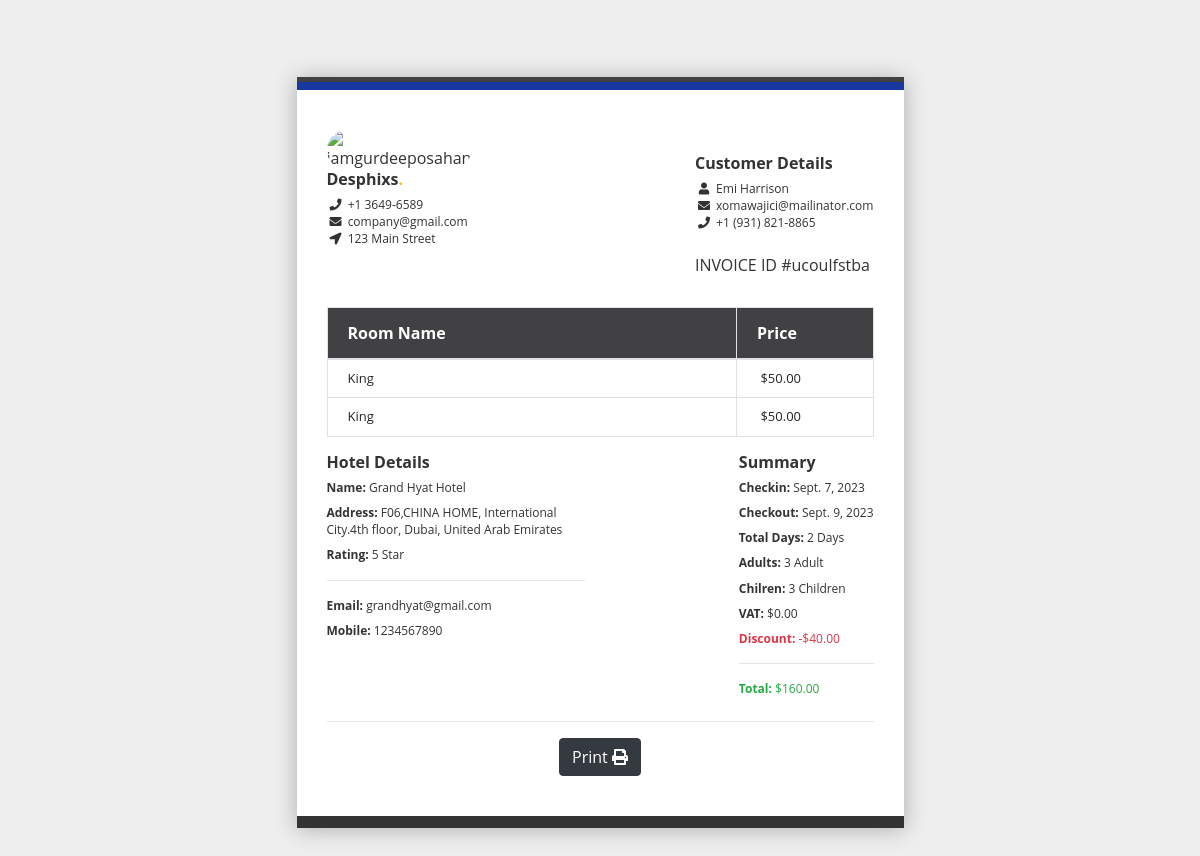
The app's page /hotel/invoice/ucoulfstba/, older data.
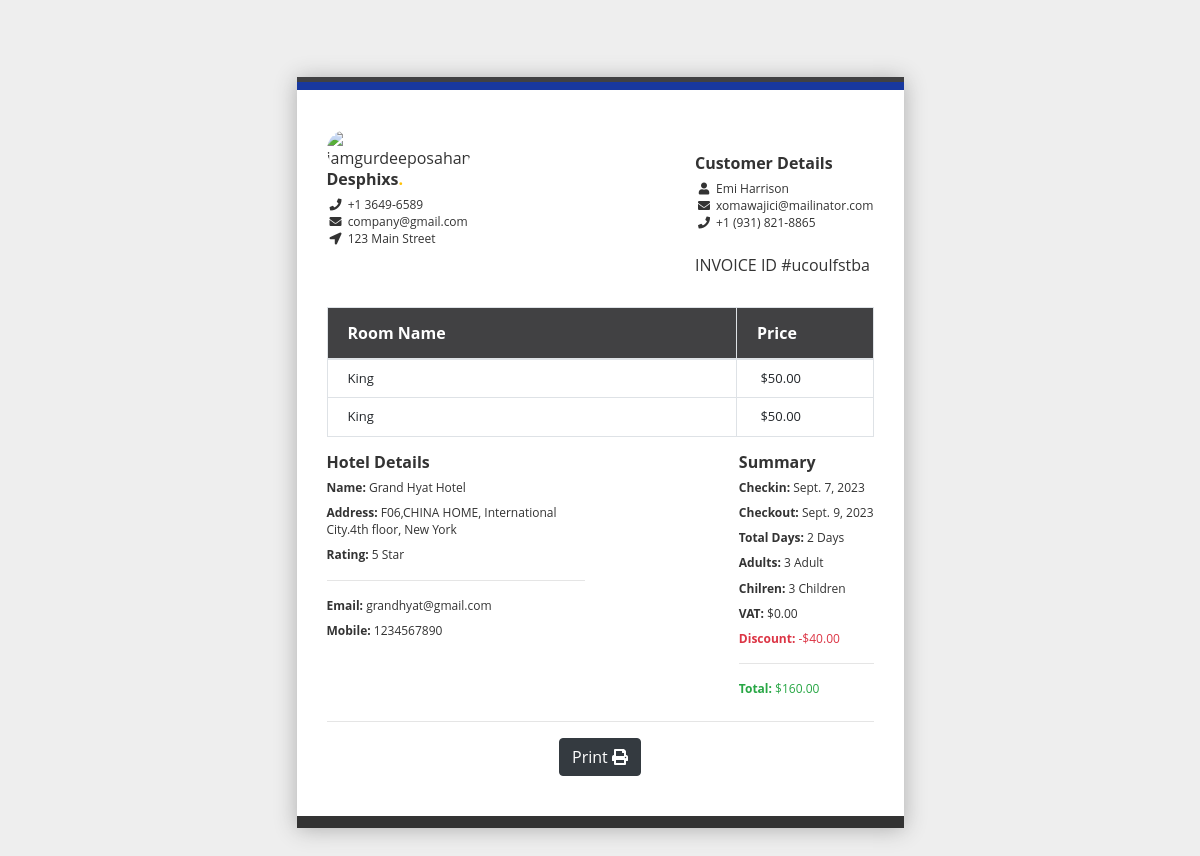
The same page, newer data.
### hotel/models.py (models this page shows, shortened)
class Booking(models.Model):
    user = models.ForeignKey(User, on_delete=models.SET_NULL, null=True, blank=True)
    payment_status = models.CharField(max_length=100, choices=PAYMENT_STATUS, default="initiated")
    full_name = models.CharField(max_length=1000, null=True, blank=True)
    email = models.EmailField(null=True, blank=True)
    phone = models.CharField(max_length=1000, null=True, blank=True)
    hotel = models.ForeignKey(Hotel, on_delete=models.SET_NULL, null=True)
    room_type = models.ForeignKey(RoomType, on_delete=models.SET_NULL, null=True)
    room = models.ManyToManyField(Room)
    before_discount = models.DecimalField(max_digits=12, decimal_places=2, default=0.00)
    total = models.DecimalField(max_digits=12, decimal_places=2, default=0.00)
    saved = models.DecimalField(max_digits=12, decimal_places=2, default=0.00)
    check_in_date = models.DateField()
    check_out_date = models.DateField()
    total_days = models.PositiveIntegerField(default=0)
    num_adults = models.PositiveIntegerField(default=1)
    num_children = models.PositiveIntegerField(default=0)
    checked_in = models.BooleanField(default=False)
    checked_out = models.BooleanField(default=False)
    is_active = models.BooleanField(default=True)
    checked_in_tracker = models.BooleanField(default=False, help_text="DO NOT CHECK THIS BOX")
    checked_out_tracker = models.BooleanField(default=False, help_text="DO NOT CHECK THIS BOX")
    date = models.DateTimeField(auto_now_add=True, null=True, blank=True)
    coupons = models.ManyToManyField("hotel.Coupon", blank=True)
    stripe_payment_intent = models.CharField(max_length=200,null=True, blank=True)
    success_id = ShortUUIDField(length=300, max_length=505, alphabet="abcdefghijklmnopqrstuvxyz1234567890")
    booking_id = ShortUUIDField(unique=True, length=10, max_length=20, alphabet="abcdefghijklmnopqrstuvxyz")

class Hotel(models.Model):
    user = models.ForeignKey(User, on_delete=models.CASCADE)
    name = models.CharField(max_length=100)
    description = CKEditor5Field(config_name='extends', null=True, blank=True)
    image = models.FileField(upload_to="hotel_gallery")
    address = models.CharField(max_length=200)
    mobile = models.CharField(max_length=20)
    email = models.CharField(max_length=20)
    status = models.CharField(choices=HOTEL_STATUS, max_length=10, default="published", null=True, blank=True)
    country = models.CharField(max_length=50, null=True, blank=True)
    tags = TaggableManager(blank=True)
    views = models.PositiveIntegerField(default=0)
    featured = models.BooleanField(default=False)
    hid = ShortUUIDField(unique=True, length=10, max_length=20, alphabet="abcdefghijklmnopqrstuvxyz")
    slug = models.SlugField(null=True, blank=True)
    date = models.DateTimeField(auto_now_add=True)
    def hotel_gallery(self):
        return HotelGallery.objects.filter(hotel=self)

### hotel/views.py (the view)
# urls.py: path("invoice/<booking_id>/", views.invoice, name="invoice"),
def invoice(request, booking_id):
    booking = Booking.objects.get(booking_id=booking_id)
    context = {
        "booking":booking,
        "room":booking.room.all(),
    }
    return render(request, "hotel/invoice.html", context)

### hotel/context_processor.py (called while the page is built)
def default(request):
    if 'selection_data_obj' in request.session:
        total_selected_items = len(request.session['selection_data_obj'])
    else:
        total_selected_items = 0
    try:
        noti = Notification.objects.filter(user=request.user, seen=False)
    except:
        noti = None
    return {
        "total_selected_items": total_selected_items,
        "noti": noti,
    }

### templates/hotel/invoice.html (shortened to what the changed rows need)
{% load static %}
<!DOCTYPE html>
<html lang="en">
    <head>
        <link rel="stylesheet" href="https://cdn.jsdelivr.net/npm/bootstrap@4.6.2/dist/css/bootstrap.min.css" />
        <link href="https://cdnjs.cloudflare.com/ajax/libs/font-awesome/5.13.0/css/all.min.css" rel="stylesheet" />
    </head>
    <body>
        <div class="row d-flex justify-content-center p-2">
            <div class="receipt-main col-xs-10 col-sm-10 col-md-6 col-xs-offset-1 col-sm-offset-1 col-md-offset-3">
                <div class="d-flex justify-content-between">
                    <div class="row">
                        <div class="receipt-header receipt-header-mid">
                            <div class="col-xs-12 col-sm-12 col-md-12 text-left">
                                <div class="receipt-right">
                                    <h5>Customer Details</h5>
                                    <p>
                                        <b><i class="fa fa-user"></i> </b> {{booking.full_name}}
                                    </p>
                                    <p>
                                        <b><i class="fa fa-envelope"></i> </b> {{booking.email}}
                                    </p>
                                    <p>
                                        <b><i class="fa fa-phone"></i> </b> {{booking.phone}}
                                    </p>
                                </div>
                            </div>
                            <br />
                            <div class="col-xs-12 col-sm-12 col-md-12">
                                <div class="receipt-left">
                                    <h6>INVOICE ID #{{booking.booking_id}}</h6>
                                </div>
                            </div>
                        </div>
                    </div>
                </div>
                <div>
                    <table class="table table-bordered">
                        <thead>
                            <tr>
                                <th>Room Name</th>
                                <th>Price</th>
                            </tr>
                        </thead>
                    </table>
                    <div class="row">
                        <div class="col-xs-6 col-sm-6 col-md-6 col-lg-6 d-flex justify-content-start">
                            <div class="receipt-right">
                                <h5>Hotel Details</h5>
                                <p class="mb-2"><b>Name: </b>{{booking.hotel.name}}</p>
                                <p class="mb-2"><b>Address: </b>{{booking.hotel.address}}</p>
                                <p class="mb-2"><b>Rating: </b> 5 Star</p>
                                <hr />
                                <p class="mb-2"><b>Email: </b> {{booking.hotel.email}}</p>
                                <p class="mb-2"><b>Mobile: </b> {{booking.hotel.mobile}}</p>
                            </div>
                        </div>
                        <div class="col-xs-6 col-sm-6 col-md-6 col-lg-6 d-flex justify-content-end">
                            <div class="receipt-right">
                                <h5>Summary</h5>
                                <p class="mb-2"><b>Checkin: </b>{{booking.check_in_date}}</p>
                                <p class="mb-2"><b>Checkout: </b>{{booking.check_out_date}}</p>
                                <p class="mb-2"><b>Total Days: </b> {{booking.total_days}} Days</p>
                                <p class="mb-2"><b>Adults: </b> {{booking.num_adults}} Adult</p>
                                <p class="mb-2"><b>Chilren: </b> {{booking.num_children}} Children</p>
                                <p class="mb-2"><b>VAT: </b> $0.00</p>
                                {% if booking.saved != 0.00 %}
                                    <p class="mb-2 text-danger"><b>Discount: </b> -${{booking.saved}}</p>
                                {% endif %}
                                <hr />
                                <p class="mb-2 text-success"><b>Total: </b> ${{booking.total|floatformat:2}}</p>
                            </div>
                        </div>
                    </div>
                </div>
            </div>
        </div>
    </body>
</html>

Row changes from the older to the newer data that the page shows:
changed through a linked row, Booking "ucoulfstba": hotel.address "F06,CHINA HOME, International City.4th floor, Dubai, United Arab Emirates" → "F06,CHINA HOME, International City.4th floor, New York"
